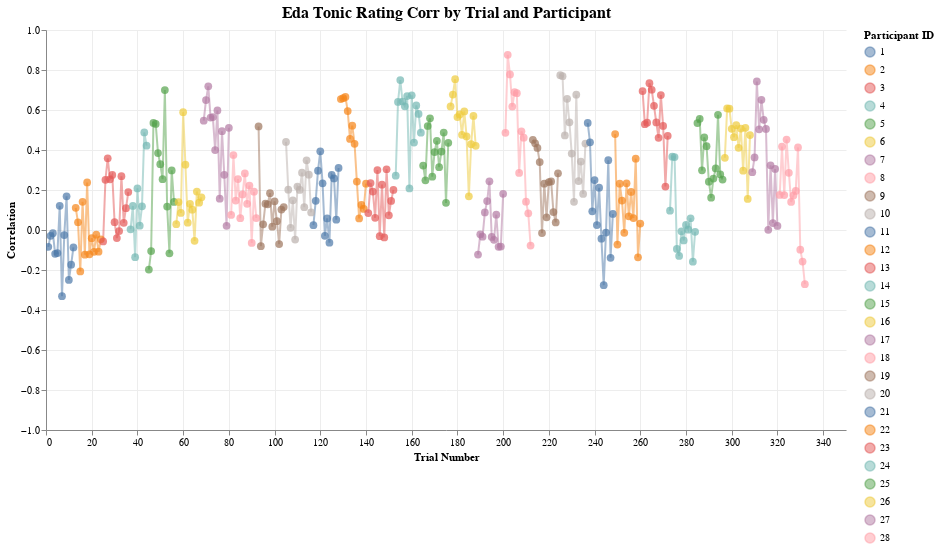

Notebook code cell kept with this figure:
### Code cell
col1, col2 = "eda_tonic", "rating"

corr_by_trial = calculate_correlations_by_trial(df, col1, col2)
corr_by_participant = aggregate_correlations_fisher_z(
    corr_by_trial, f"{col1}_{col2}_corr", "participant_id", include_ci=True
)
plot_correlations_by_trial(corr_by_trial, f"{col1}_{col2}_corr")
# plot_correlations_by_participant(corr_by_participant, f"{col1}_{col2}_corr")

### Figure 1 — Vega-Lite specification as saved in the notebook (floating-point values rounded to 4 significant figures; data arrays with more than 128 entries replaced by an {"elided": "..."} marker saying what was removed)
{"config": {"view": {"continuousWidth": 300, "continuousHeight": 300, "strokeWidth": 0}, "axis": {"grid": true, "gridColor": "#ededed"}, "title": {"fontSize": 16, "anchor": "middle"}}, "layer": [{"mark": {"type": "line", "opacity": 0.5}, "encoding": {"color": {"field": "participant_id", "legend": {"title": "Participant ID"}, "type": "nominal"}, "x": {"axis": {"title": "Trial Number"}, "field": "trial_id", "type": "quantitative"}, "y": {"axis": {"title": "Correlation"}, "field": "eda_tonic_rating_corr", "scale": {"domain": [-1, 1]}, "type": "quantitative"}}, "name": "view_9"}, {"mark": {"type": "circle", "size": 60}, "encoding": {"color": {"field": "participant_id", "legend": {"title": "Participant ID"}, "type": "nominal"}, "tooltip": [{"field": "participant_id", "type": "nominal"}, {"field": "trial_id", "type": "quantitative"}, {"field": "eda_tonic_rating_corr", "format": ".3f", "type": "quantitative"}], "x": {"axis": {"title": "Trial Number"}, "field": "trial_id", "type": "quantitative"}, "y": {"axis": {"title": "Correlation"}, "field": "eda_tonic_rating_corr", "scale": {"domain": [-1, 1]}, "type": "quantitative"}}}], "data": {"name": "data-9f798994d6112c3fd3e26c7272e074ec"}, "height": 400, "params": [{"name": "param_9", "select": {"type": "interval", "encodings": ["x", "y"]}, "bind": "scales", "views": ["view_9"]}], "title": "Eda Tonic Rating Corr by Trial and Participant", "width": 800, "$schema": "https://vega.github.io/schema/vega-lite/v5.20.1.json", "datasets": {"data-9f798994d6112c3fd3e26c7272e074ec": {"elided": "332 records"}}}
